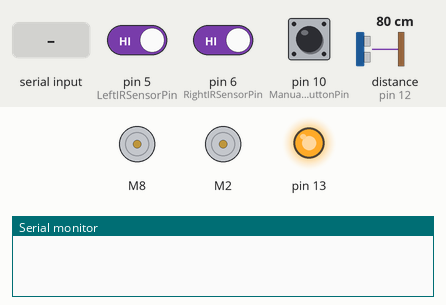
This sketch was run on a simulated Arduino Uno, built with avr-gcc and run on an emulated ATmega328P. On the bench: 2 × DC motor (green arrow = forward, orange = backward, longer = faster), output pins drawn as LEDs (lit = HIGH), the last lines printed to the serial monitor. The inputs (shaded band) are chosen by the test bench; at power-on: pin 10 (ManualModeButtonPin) HIGH, pin 5 (LeftIRSensorPin) HIGH, pin 6 (RightIRSensorPin) HIGH, distance to the obstacle (sensor on pin 12) 80 cm. The echo pulse lasts 58.3 µs per cm; pins used as bus, display or sensor lines are not drawn.

Above: at 1.2 s.
1.3 s: byte 30 received over Serial
At 2.1 s:
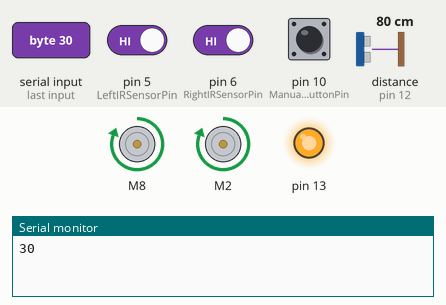
2.8 s: pin 10 (ManualModeButtonPin) pulled LOW for 0.15 s
At 3.4 s:
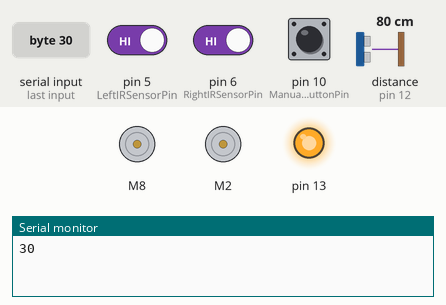
Timing chart, 0 to 5.8 s (numbered marks = the images above; inputs shaded):
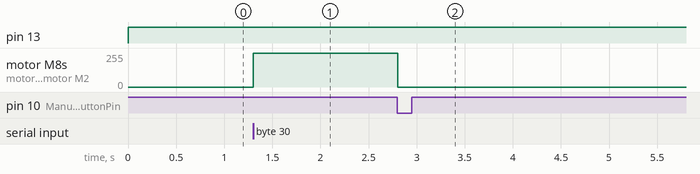

The sketch:

sketch_jan18a.ino
```cpp
#include <L298NX2.h>


int ManualMode;
 int ManualModeButtonPin = 10;
 int BluetoothCommand;

 //IR Sensor stuff
 int LeftIRSensorPin = 5;
 int RightIRSensorPin = 6;

 //Motors
 L298N LeftMotor(3,2,4);
 L298N RightMotor (9,8,7);

//Ultrasonic sensor stuff
 int TrigPin = 11;
 int EchoPin = 12;
 int Time;
 int Distance;
 int RealDistance;
 int Stop;

void setup() {
  Serial.begin(9600);
  pinMode(13, OUTPUT);

  pinMode(5, INPUT);
  pinMode(6,INPUT);

  pinMode(TrigPin, OUTPUT);
 pinMode(EchoPin, INPUT);

  pinMode(ManualModeButtonPin, INPUT);

}


  void MoveFront(){
  RightMotor.forward();
  LeftMotor.forward();
  }


void MoveBack(){
  RightMotor.backward();
  LeftMotor.backward();
}

void MoveLeft(){
  RightMotor.forward();
 }

void MoveRight(){
  LeftMotor.forward();
}

void StopMotors(){
  RightMotor.stop();
  LeftMotor.stop();
}

void loop() {

   LeftMotor.setSpeed(255);
  RightMotor.setSpeed(255);

  digitalWrite(13, HIGH);

 ManualMode = digitalRead(ManualModeButtonPin);

 if(ManualMode != HIGH){
  digitalWrite(TrigPin, LOW);
  delayMicroseconds(2);
  digitalWrite(TrigPin, HIGH);
  delayMicroseconds(10);
  digitalWrite(TrigPin, LOW);
  Time = pulseIn(EchoPin, HIGH);
  Distance = Time /29 /2;

  if(Distance > 0){
    RealDistance = Distance;
  }
  if(RealDistance < 12){
    Stop = 1;
  }
  else{
    Stop = 0;
  }

  if(Stop == 1){
   StopMotors();
  }

  if(Stop == 0){
     if(digitalRead(LeftIRSensorPin) == LOW && digitalRead(RightIRSensorPin) == LOW){
  MoveFront();
 }
 if(digitalRead(LeftIRSensorPin) == HIGH && digitalRead(RightIRSensorPin) == LOW){
  LeftMotor.stop();
  MoveLeft();
 }
 if(digitalRead(LeftIRSensorPin) == LOW && digitalRead(RightIRSensorPin) == HIGH){
  RightMotor.stop();
  MoveRight();
 }
 if(digitalRead(LeftIRSensorPin) == HIGH && digitalRead(RightIRSensorPin) == HIGH){
  StopMotors();
  }


 }
 }
 else{
  if(Serial.available()>0){
    int data = Serial.read();
    if(data != 13 && data != 10){
      BluetoothCommand = data;
      Serial.println(BluetoothCommand);
    }
      else{
        BluetoothCommand = 0;
      }
      if(BluetoothCommand = 49){
        MoveFront();
      }
      if(BluetoothCommand= 50){
        MoveBack();
      }
      if(BluetoothCommand = 51){
        MoveLeft();
      }
      if(BluetoothCommand = 52){
        MoveRight();
      }
      if(BluetoothCommand= 0){
        StopMotors();
      }
    }
  }
 }
```

Measured:
- after the input at 1.3 s, motor M8, motor M2: stopped → forward 255/255 at once
- after the input at 2.8 s, motor M8, motor M2: forward 255/255 → stopped at once
